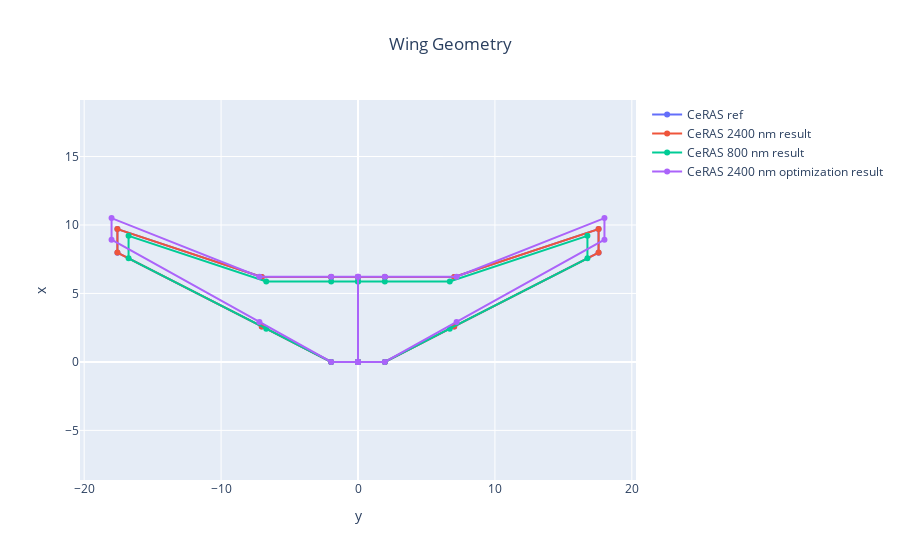

Source (notebook cell):
### Markdown cell above
## 1. Geometry plots
For instance here, we use the `fig` variable generated by the code line 1 and plot the result of line 2 on the existing figure. There is no number of maximum superpositions.

### Code cell
fig = wing_geometry_plot(CeRAS_OUTPUT_FILE, name='CeRAS 2400 nm result')
fig = wing_geometry_plot(CeRAS_800nm_OUTPUT_FILE, name='CeRAS 800 nm result', fig=fig)
fig = wing_geometry_plot(CeRAS_OPT_OUTPUT_FILE, name='CeRAS 2400 nm optimization result', fig=fig)
fig.show()

### Figure 1 — Plotly figure (JSON) as saved in the notebook; plotly's stock layout.template omitted (floating-point values rounded to 4 significant figures)
{"data": [{"mode": "lines+markers", "name": "CeRAS ref", "type": "scatter", "uid": "79625552-6c28-42aa-8141-60779bed6ad9", "x": [0, -1.96, -7.027, -17.57, -17.57, -7.027, -1.96, 0, 0, 0, 1.96, 7.027, 17.57, 17.57, 7.027, 1.96, 0, 0], "y": [0, 0, 2.591, 7.979, 9.698, 6.202, 6.202, 6.202, 0, 0, 0, 2.591, 7.979, 9.698, 6.202, 6.202, 6.202, 0]}, {"mode": "lines+markers", "name": "CeRAS 2400 nm result", "type": "scatter", "uid": "4f5775f1-f0a5-460f-84da-93f776a43ecc", "x": [0, -1.96, -7.029, -17.57, -17.57, -7.029, -1.96, 0, 0, 0, 1.96, 7.029, 17.57, 17.57, 7.029, 1.96, 0, 0], "y": [0, 0, 2.591, 7.981, 9.7, 6.204, 6.204, 6.204, 0, 0, 0, 2.591, 7.981, 9.7, 6.204, 6.204, 6.204, 0]}, {"mode": "lines+markers", "name": "CeRAS 800 nm result", "type": "scatter", "uid": "5ba905b4-f9a5-47bb-9cea-4baaf0461358", "x": [0, -1.96, -6.703, -16.76, -16.76, -6.703, -1.96, 0, 0, 0, 1.96, 6.703, 16.76, 16.76, 6.703, 1.96, 0, 0], "y": [0, 0, 2.426, 7.568, 9.206, 5.879, 5.879, 5.879, 0, 0, 0, 2.426, 7.568, 9.206, 5.879, 5.879, 5.879, 0]}, {"mode": "lines+markers", "name": "CeRAS 2400 nm optimization result", "type": "scatter", "uid": "b884fac9-4a4a-49d9-b2c8-88b81e71e2ce", "x": [0, -1.96, -7.2, -18.0, -18.0, -7.2, -1.96, 0, 0, 0, 1.96, 7.2, 18.0, 18.0, 7.2, 1.96, 0, 0], "y": [0, 0, 2.915, 8.924, 10.5, 6.227, 6.227, 6.227, 0, 0, 0, 2.915, 8.924, 10.5, 6.227, 6.227, 6.227, 0]}], "layout": {"title": {"text": "Wing Geometry", "x": 0.5}, "xaxis": {"title": {"text": "y"}}, "yaxis": {"scaleanchor": "x", "scaleratio": 1, "title": {"text": "x"}}}}
